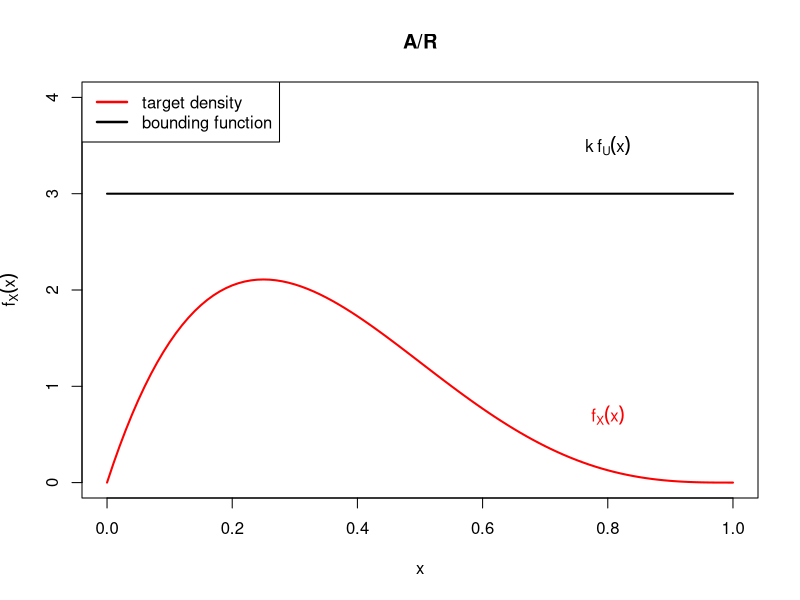
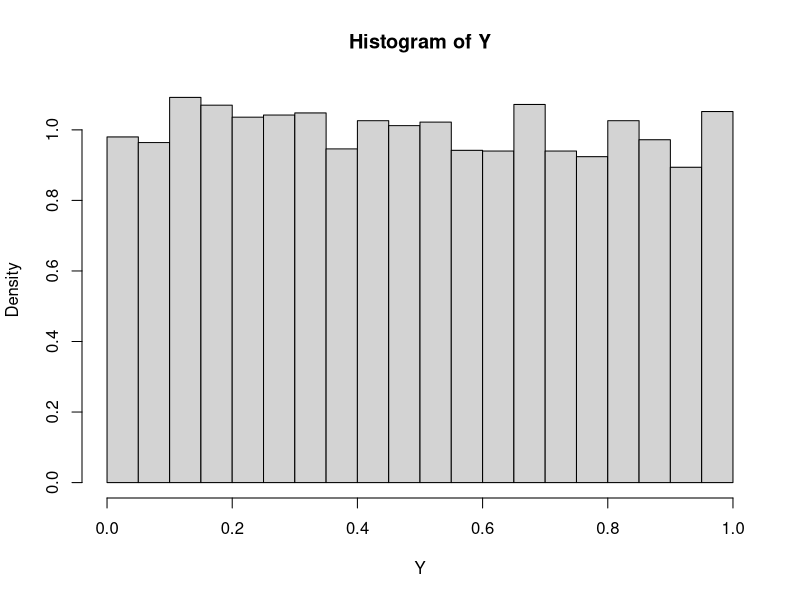
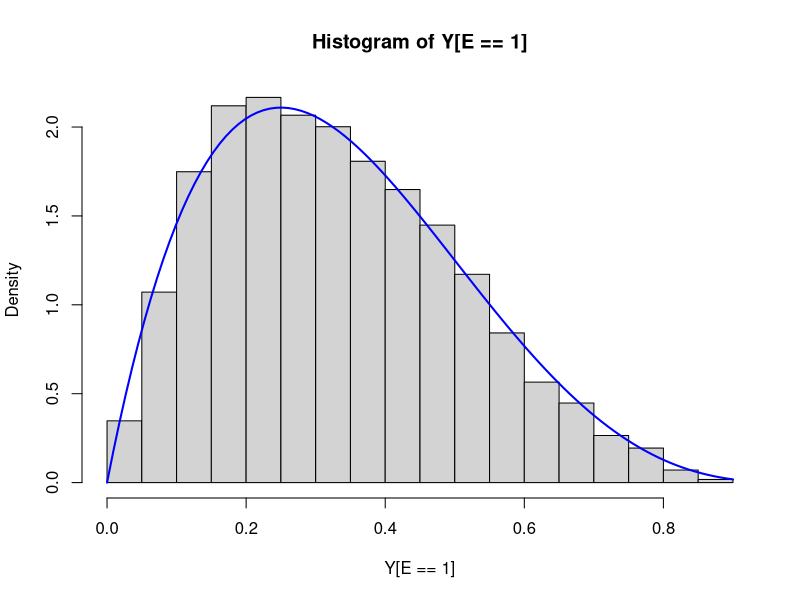
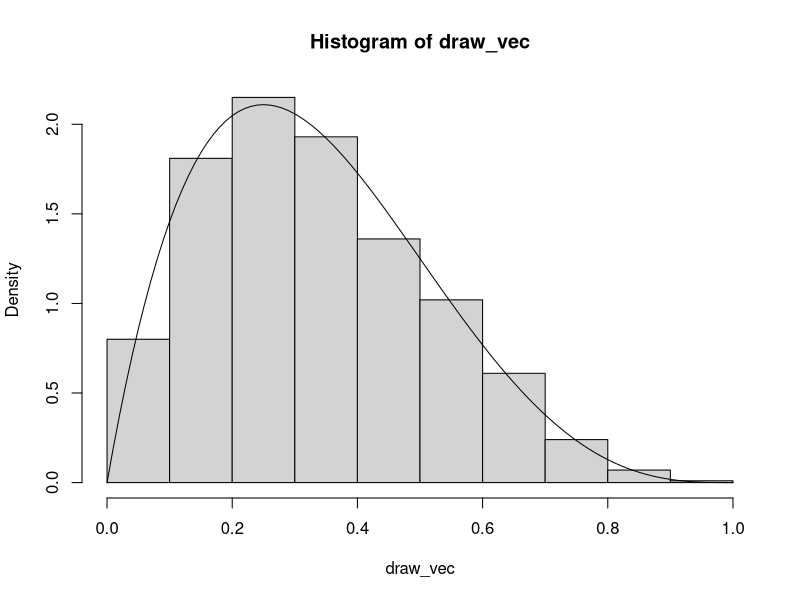
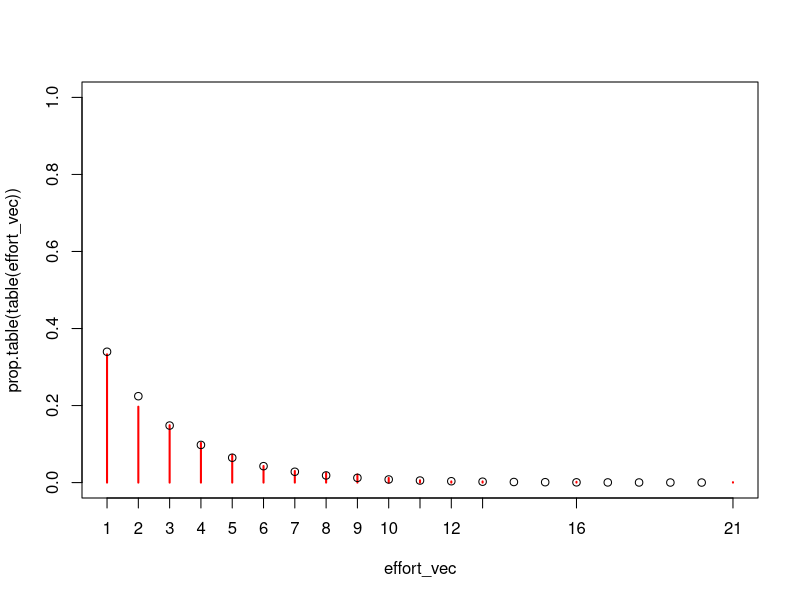

Write the R code that produced these figures, in order.
# Stat4-DS2+CS

# March 21, 2017

# (last update: March 28, 2017)



# Code for A/R implementation in the particulare case:

# - the auxiliary is a uniform
# - the target is bounded on [0,1] (it is a Beta distribution)


curve(dunif(x)*3,0,1,xlab="x",ylab=expression(f[X](x)),ylim=c(0,4),lwd=2)
curve(dbeta(x,2,4),add=TRUE,col="red",lwd=2)

text(0.8,3.5,labels=expression(k~f[U](x)))
text(0.8,0.7,labels=expression(f[X](x)),col="red")

legend(x="topleft",lty=1,lwd=2.4,col=c("red","black"),legend=c("target density","bounding function"))
title(main="A/R")


### SIMULATION 

ef=function(x){
  dbeta(x,2,4)
}

k=3

n_sim_aux=10000

Y=rep(NA,n_sim_aux)
E=rep(NA,n_sim_aux)
for(i in 1:n_sim_aux){
  Y[i]=runif(1)
  E[i]=rbinom(1,size=1,prob=ef(Y[i])/k)
}

hist(Y,prob=TRUE)
hist(Y[E==1],prob=TRUE)



curve(dbeta(x,2,4),col="blue",lwd=2,add=TRUE)



### attempt to provide a general function

q=function(x){
  dunif(x)
}

draw_from_q=function(n){
  runif(n)
}

f=function(x){
  dbeta(x,2,4)
}


AR=function(dtarget,dauxiliary,rauxiliary,k){
  
  count=0
  E=0
  
  while(E==0){
    candidate = rauxiliary(1)
    acc_prob=dtarget(candidate)/(k*dauxiliary(candidate))
    E = sample(c(1,0),prob=c(acc_prob, 1-acc_prob),size=1)
    count=count+1
  }
  
  return(list(draw=candidate,computational_effort=count))
  
}


AR(dtarget=q,dauxiliary=q,rauxiliary=draw_from_q,k)

mcsize=1000
draw_vec=rep(NA,mcsize)
effort_vec=rep(NA,mcsize)

for(i in 1:mcsize){
  
  DD=AR(dtarget=f,dauxiliary=q,rauxiliary=draw_from_q,k=3)
  draw_vec[i] = DD$draw
  effort_vec[i] = DD$computational_effort
  
}

hist(draw_vec,freq=FALSE)
curve(f(x),add=TRUE)

plot(prop.table(table(effort_vec)),ylim=c(0,1),pch=16,col="red")
points(1:20,dgeom(0:19,prob=mean(E)))
